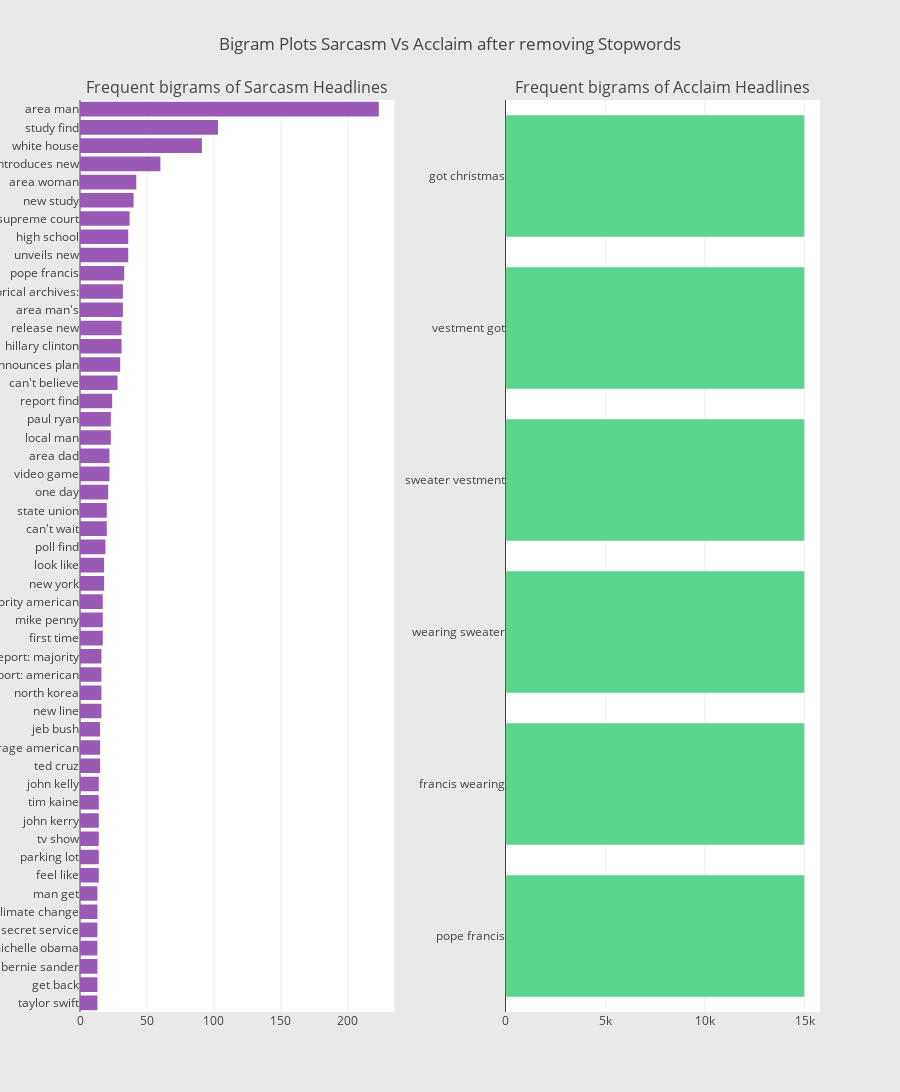

Notebook code cell kept with this figure:
### Code cell
sar_wost_lem_df = pd.DataFrame({'sarcasm':sar_wost_lem})
acc_wost_lem_df = pd.DataFrame({'acclaim':acc_wost_lem})

## custom function for ngram generation ##
def generate_ngrams(text, n_gram=1):
    ngrams = zip(*[text[i:] for i in range(n_gram)])
    return [" ".join(ngram) for ngram in ngrams]

## custom function for horizontal bar chart ##
def horizontal_bar_chart(df, color):
    trace = go.Bar(
        y=df["word"].values[::-1],
        x=df["wordcount"].values[::-1],
        showlegend=False,
        orientation = 'h',
        marker=dict(
            color=color,
        ),
    )
    return trace

#Plotting the Bigram plot
from collections import defaultdict
freq_dict = defaultdict(int)
for sent in sar_wost_lem_df["sarcasm"]:
    for word in generate_ngrams(sent,2):
        freq_dict[word] += 1
fd_sorted = pd.DataFrame(sorted(freq_dict.items(), key=lambda x: x[1])[::-1])
fd_sorted.columns = ["word", "wordcount"]
sar_2 = horizontal_bar_chart(fd_sorted.head(50), '#9B59B6')


freq_dict = defaultdict(int)
for sent in acc_wost_lem_df["acclaim"]:
    for word in generate_ngrams(sent,2):
        freq_dict[word] += 1
fd_sorted = pd.DataFrame(sorted(freq_dict.items(), key=lambda x: x[1])[::-1])
fd_sorted.columns = ["word", "wordcount"]
acc_2 = horizontal_bar_chart(fd_sorted.head(50), '#58D68D')

# Creating two subplots
fig = tools.make_subplots(rows=1, cols=2, vertical_spacing=0.04,horizontal_spacing=0.15,
                          subplot_titles=["Frequent bigrams of Sarcasm Headlines", 
                                          "Frequent bigrams of Acclaim Headlines"])
fig.append_trace(sar_2, 1, 1)
fig.append_trace(acc_2, 1, 2)
fig['layout'].update(height=1200, width=900, paper_bgcolor='rgb(233,233,233)', title="Bigram Plots Sarcasm Vs Acclaim after removing Stopwords")
iplot(fig, filename='word-plots')

### Figure 1 — Plotly figure (JSON) as saved in the notebook; plotly's stock layout.template omitted (floating-point values rounded to 4 significant figures)
{"data": [{"marker": {"color": "#9B59B6"}, "orientation": "h", "showlegend": false, "type": "bar", "uid": "b5ceb919-60fb-42cb-8d25-feeb0f665994", "x": [13, 13, 13, 13, 13, 13, 13, 14, 14, 14, 14, 14, 14, 15, 15, 15, 16, 16, 16, 16, 17, 17, 17, 18, 18, 19, 20, 20, 21, 22, 22, 23, 23, 24, 28, 30, 31, 31, 32, 32, 33, 36, 36, 37, 40, 42, 60, 91, 103, 223], "xaxis": "x", "y": ["taylor swift", "get back", "bernie sander", "michelle obama", "secret service", "climate change", "man get", "feel like", "parking lot", "tv show", "john kerry", "tim kaine", "john kelly", "ted cruz", "average american", "jeb bush", "new line", "north korea", "report: american", "report: majority", "first time", "mike penny", "majority american", "new york", "look like", "poll find", "can't wait", "state union", "one day", "video game", "area dad", "local man", "paul ryan", "report find", "can't believe", "announces plan", "hillary clinton", "release new", "area man's", "historical archives:", "pope francis", "unveils new", "high school", "supreme court", "new study", "area woman", "introduces new", "white house", "study find", "area man"], "yaxis": "y"}, {"marker": {"color": "#58D68D"}, "orientation": "h", "showlegend": false, "type": "bar", "uid": "40740b4b-6704-4b93-9f37-d76bb4d39188", "x": [14985, 14985, 14985, 14985, 14985, 14985], "xaxis": "x2", "y": ["pope francis", "francis wearing", "wearing sweater", "sweater vestment", "vestment got", "got christmas"], "yaxis": "y2"}], "layout": {"annotations": [{"font": {"size": 16}, "showarrow": false, "text": "Frequent bigrams of Sarcasm Headlines", "x": 0.2125, "xanchor": "center", "xref": "paper", "y": 1, "yanchor": "bottom", "yref": "paper"}, {"font": {"size": 16}, "showarrow": false, "text": "Frequent bigrams of Acclaim Headlines", "x": 0.7875, "xanchor": "center", "xref": "paper", "y": 1, "yanchor": "bottom", "yref": "paper"}], "height": 1200, "paper_bgcolor": "rgb(233,233,233)", "title": {"text": "Bigram Plots Sarcasm Vs Acclaim after removing Stopwords"}, "width": 900, "xaxis": {"anchor": "y", "domain": [0, 0.425]}, "xaxis2": {"anchor": "y2", "domain": [0.575, 1]}, "yaxis": {"anchor": "x", "domain": [0, 1]}, "yaxis2": {"anchor": "x2", "domain": [0, 1]}}}
